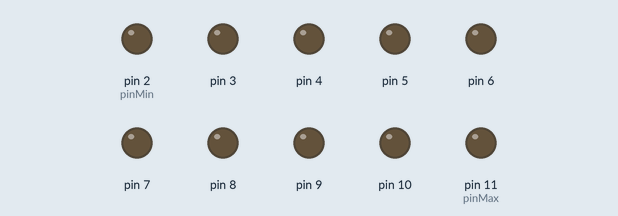
This sketch was run on a simulated Arduino Uno, built with avr-gcc and run on an emulated ATmega328P. Shown: output pins drawn as LEDs (lit = HIGH). Random numbers use the default seed unless the sketch sets one.

Above: at 0.3 s.
At 39.06 s:
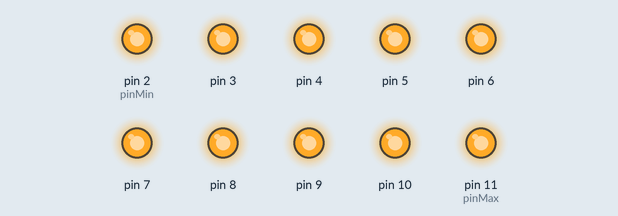
Timing chart, 0 to 40.0 s (numbered marks = the images above):
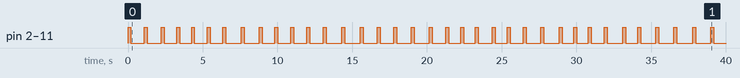

Measured:
- by itself, pin 2 (pinMin), pin 3–10, pin 11 (pinMax): moves between LOW and HIGH, repeating every 18.8 s
- by itself, everything shown: repeats every 18.8 s, in 34 steps

The sketch:

module2.ino
```cpp
#include "heart.h"
#include "param.h"

void setup() {
  for(int i =pinMin; i<=pinMax;i++){
    pinMode(i, OUTPUT);
    digitalWrite(i,LOW);
  }
}

void loop() {
int menu = CHOICE;
int para = OTHER_NUMBER;
  switch (menu)  {
    case 1:
    allLed ();
    break;
    case 2:
    oneOnTwo();
    break;
    case 3 :
    oneOnThree();
    break;
    case 4 :
    choice (para);
    break;
    case 5 :
    worm ();
    break;
    case 6 :
    oneOnX (para);
    break;
    case 7 :
    randomLeds ();
    break;
    default :
    break;
  }

}
```

heart.cpp
```cpp
#include "heart.h"
#include <Arduino.h>

int wait()
{
  int a = 60000/80;
  int b = 60000/55;
  int c = random(a,b);
  return c;
}

void allLed (){
  for (int i=pinMin; i<=pinMax; i++){
    digitalWrite (i,HIGH);
  }
  delay (200);
  for (int i=pinMin; i<=pinMax; i++){
    digitalWrite (i,LOW);
  }
  delay (wait());
}


 void oneOnTwo(){
   int i = 2;
    while (i<=pinMax){
    digitalWrite (i,HIGH);
    delay (200);
    digitalWrite (i,LOW);
    delay (wait ());
    i = i+2;
}
}

void oneOnThree (){
  int i = 2;
    while (i<=pinMax){
    digitalWrite (i,HIGH);
    delay (200);
    digitalWrite (i,LOW);
    delay (wait());
    i = i+3;
}
}

void choice (int x) {
  digitalWrite (x,HIGH);
  delay(200);
  digitalWrite(x,LOW);
  delay (wait());
}

void worm (){
  for (int i=pinMin; i<=pinMax; i++){
   digitalWrite (i,HIGH);
   delay (200);
   digitalWrite (i,LOW);
   delay (wait());
  }
}

void oneOnX (int x){
   int i = 2;
    while (i<=pinMax){
    digitalWrite (i,HIGH);
    delay (200);
    digitalWrite (i,LOW);
    delay (wait());
    i = i+x;
  }
}

void randomLeds (){
  int randNb;
  randNb = random(2,11);
  digitalWrite(randNb, HIGH);
  delay(wait());
  digitalWrite(randNb, LOW);
}
```

heart.h
```cpp
#define pinMin 2
#define pinMax 11


void allLed ();
void oneOnTwo ();
void oneOnThree ();
void choice (int x);
void worm ();
void oneOnX (int x);
void randomLeds ();
int wait ();
```

param.h
```cpp
#define CHOICE 1
#define OTHER_NUMBER 0
```
